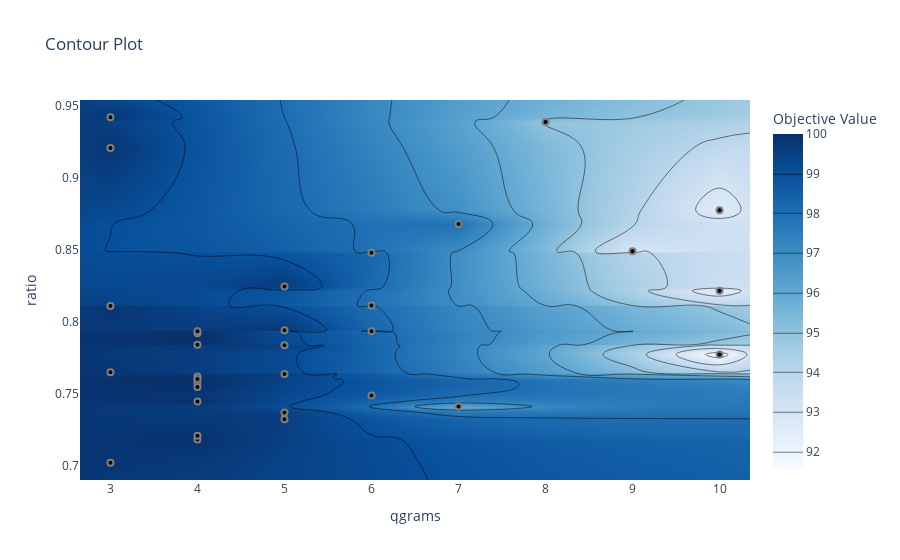

Write notebook code for a chart like this one.
### Code cell
fig = plot_contour(study, params=["qgrams", "ratio"])
fig.show()

### Figure 1 — Plotly figure (JSON) as saved in the notebook; plotly's stock layout.template omitted (floating-point values rounded to 4 significant figures; data arrays with more than 128 entries replaced by an {"elided": "..."} marker saying what was removed)
{"data": [{"autocontour": true, "colorbar": {"title": {"text": "Objective Value"}}, "colorscale": [[0, "rgb(247,251,255)"], [0.125, "rgb(222,235,247)"], [0.25, "rgb(198,219,239)"], [0.375, "rgb(158,202,225)"], [0.5, "rgb(107,174,214)"], [0.625, "rgb(66,146,198)"], [0.75, "rgb(33,113,181)"], [0.875, "rgb(8,81,156)"], [1, "rgb(8,48,107)"]], "connectgaps": true, "contours": {"coloring": "heatmap", "end": 99, "size": 1, "start": 92}, "hoverinfo": "none", "line": {"smoothing": 1.3}, "reversescale": false, "type": "contour", "x": [2.65, 3, 4, 5, 6, 7, 8, 9, 10, 10.35], "y": [0.6899, 0.7019, 0.718, 0.7206, 0.732, 0.7368, 0.7409, 0.7445, 0.7487, 0.7545, 0.7572, 0.76, 0.76, 0.7617, 0.7634, 0.7647, 0.7771, 0.7834, 0.7839, 0.7918, 0.7931, 0.7932, 0.7939, 0.8107, 0.8111, 0.8213, 0.8243, 0.8476, 0.8487, 0.8677, 0.8771, 0.9205, 0.9383, 0.9417, 0.9537], "z": {"elided": "35x10 float values"}}, {"marker": {"color": "black", "line": {"color": "Grey", "width": 2}}, "mode": "markers", "showlegend": false, "type": "scatter", "x": [10, 5, 10, 3, 8, 10, 9, 6, 4, 5, 3, 3, 4, 5, 4, 7, 4, 6, 4, 7, 4, 4, 5, 3, 4, 6, 5, 4, 3, 6, 5, 4, 4], "y": [0.8213, 0.8243, 0.7771, 0.9417, 0.9383, 0.8771, 0.8487, 0.7487, 0.7839, 0.732, 0.7019, 0.9205, 0.7918, 0.7834, 0.7931, 0.8677, 0.7445, 0.7932, 0.76, 0.7409, 0.718, 0.7617, 0.7634, 0.8107, 0.7572, 0.8476, 0.7939, 0.7206, 0.7647, 0.8111, 0.7368, 0.7545, 0.76]}], "layout": {"autosize": true, "title": {"text": "Contour Plot"}, "xaxis": {"range": [2.65, 10.35], "title": {"text": "qgrams"}, "type": "linear"}, "yaxis": {"range": [0.6899, 0.9537], "title": {"text": "ratio"}, "type": "linear"}}}
